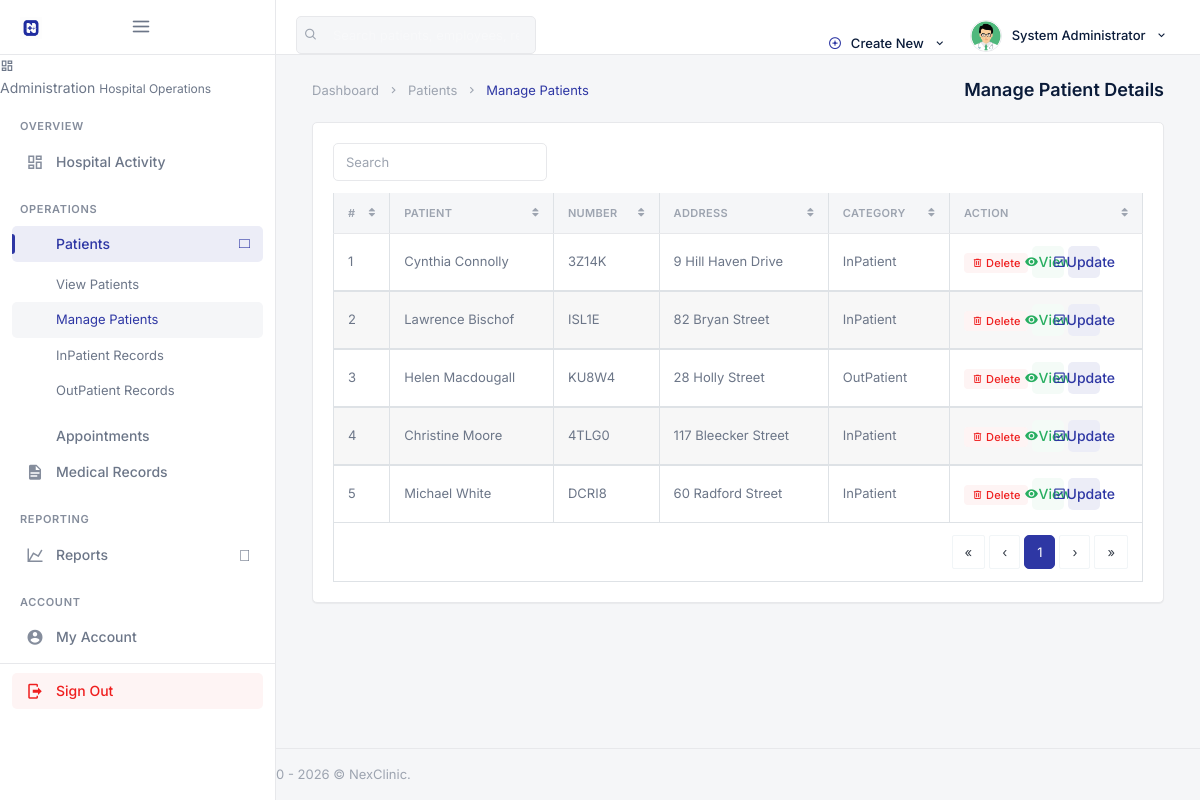
Page /backend/admin/clinical/his_admin_manage_patient.php (signed in) on the committed database.
### tables this page shows
CREATE TABLE `his_admin` (
  `ad_id` int(20) NOT NULL,
  `ad_fname` varchar(200) DEFAULT NULL,
  `ad_lname` varchar(200) DEFAULT NULL,
  `ad_email` varchar(200) DEFAULT NULL,
  `ad_pwd` varchar(200) DEFAULT NULL,
  `ad_dpic` varchar(200) DEFAULT NULL
);

CREATE TABLE `his_patients` (
  `pat_id` int(20) NOT NULL,
  `registered_by` int(20) DEFAULT NULL,
  `pat_fname` varchar(200) DEFAULT NULL,
  `pat_lname` varchar(200) DEFAULT NULL,
  `pat_sex` varchar(20) DEFAULT NULL,
  `pat_marital_status` varchar(40) DEFAULT NULL,
  `pat_religion` varchar(80) DEFAULT NULL,
  `pat_reg_hour` time DEFAULT NULL,
  `pat_dob` varchar(200) DEFAULT NULL,
  `pat_age` varchar(200) DEFAULT NULL,
  `pat_number` varchar(200) DEFAULT NULL,
  `efile_uuid` char(36) DEFAULT NULL,
  `pat_addr` varchar(200) DEFAULT NULL,
  `pat_village` varchar(200) DEFAULT NULL,
  `pat_division` varchar(200) DEFAULT NULL,
  `pat_subdivision` varchar(200) DEFAULT NULL,
  `pat_blood_group` varchar(10) DEFAULT NULL,
  `pat_phone` varchar(200) DEFAULT NULL,
  `pat_email` varchar(200) DEFAULT NULL,
  `pat_emergency_name` varchar(200) DEFAULT NULL,
  `pat_emergency_phone` varchar(40) DEFAULT NULL,
  `pat_type` varchar(200) DEFAULT NULL,
  `pat_date_joined` timestamp(6) NOT NULL DEFAULT CURRENT_TIMESTAMP(6) ON UPDATE CURRENT_TIMESTAMP(6),
  `pat_ailment` varchar(200) DEFAULT NULL,
  `pat_discharge_status` varchar(200) DEFAULT NULL
);

### backend/assets/inc/nex_paths.php (called while the page is built, shortened)
<?php
function nex_admin_base() {
    return isset($GLOBALS['nex_admin_base']) ? (string) $GLOBALS['nex_admin_base'] : '';
}
function nex_admin_url($path) {
    $path = ltrim((string) $path, '/');
    return nex_admin_base() . $path;
}

### backend/admin/clinical/his_admin_manage_patient.php (the view, shortened to what this page needs)
<?php
require __DIR__ . '/../_init.php';
?>
<!DOCTYPE html>
<html lang="en">
<?php include __DIR__ . '/../assets/inc/head.php';?>
    <body>
        <div id="wrapper">
                <?php include __DIR__ . '/../assets/inc/nav.php';?>
                <?php include __DIR__ . '/../assets/inc/sidebar.php';?>
            <div class="content-page">
                <div class="content">
                    <div class="container-fluid">
                        <div class="row">
                            <div class="col-12">
                                <div class="page-title-box">
                                    <div class="page-title-right">
                                        <ol class="breadcrumb m-0">
                                            <li class="breadcrumb-item"><a href="javascript: void(0);">Dashboard</a></li>
                                            <li class="breadcrumb-item"><a href="javascript: void(0);">Patients</a></li>
                                            <li class="breadcrumb-item active">Manage Patients</li>
                                        </ol>
                                    </div>
                                    <h4 class="page-title">Manage Patient Details</h4>
                                </div>
                            </div>
                        </div>
                        <div class="row">
                            <div class="col-12">
                                <div class="card-box">
                                    <div class="mb-2">
                                        <div class="row">
                                            <div class="col-12 text-sm-center form-inline" >
                                                <div class="form-group">
                                                    <input id="demo-foo-search" type="text" placeholder="Search" class="form-control form-control-sm" autocomplete="on">
                                                </div>
                                            </div>
                                        </div>
                                    </div>
                                    <div class="table-responsive">
                                        <table id="demo-foo-filtering" class="table table-bordered toggle-circle mb-0" data-page-size="7">
                                            <thead>
                                            <tr>
                                                <th>#</th>
                                                <th data-toggle="true">Patient</th>
                                                <th data-hide="phone">Number</th>
                                                <th data-hide="phone">Address</th>
                                                <th data-hide="phone">Category</th>
                                                <th data-hide="phone">Action</th>
                                            </tr>
                                            </thead>
                                            <?php
                                                $ret="SELECT * FROM  his_patients ORDER BY RAND() ";
                                                $stmt= $mysqli->prepare($ret) ;
                                                $stmt->execute() ;
                                                $res=$stmt->get_result();
                                                $cnt=1;
                                                while($row=$res->fetch_object())
                                                {
                                            ?>
                                                <tbody>
                                                <tr>
                                                    <td><?php echo escape_output($cnt); ?></td>
                                                    <td><?php echo escape_output($row->pat_fname); ?> <?php echo escape_output($row->pat_lname); ?></td>
                                                    <td><?php echo escape_output($row->pat_number); ?></td>
                                                    <td><?php echo escape_output($row->pat_addr); ?></td>
                                                    <td><?php echo escape_output($row->pat_type); ?></td>
                                                    <td>
                                                        <?php echo render_delete_button('delete', $row->pat_id); ?>
                                                        <a href="his_admin_view_single_patient.php?pat_id=<?php echo escape_output($row->pat_id); ?>&&pat_number=<?php echo escape_output($row->pat_number); ?>" class="badge badge-success"><i class="mdi mdi-eye"></i> View</a>
                                                        <a href="his_admin_update_single_patient.php?pat_id=<?php echo escape_output($row->pat_id); ?>" class="badge badge-primary"><i class="mdi mdi-check-box-outline "></i> Update</a>
                                                    </td>
                                                </tr>
                                                </tbody>
                                            <?php  $cnt = $cnt +1 ; }?>
                                            <tfoot>
                                            <tr class="active">
                                                <td colspan="8">
                                                    <div class="text-right">
                                                        <ul class="pagination pagination-rounded justify-content-end footable-pagination m-t-10 mb-0"></ul>
                                                    </div>
                                                </td>
                                            </tr>
                                            </tfoot>
                                        </table>
                                    </div>
                                </div>
                            </div>
                        </div>
                    </div>
                </div>
                 <?php include __DIR__ . '/../assets/inc/footer.php';?>
            </div>
        </div>
    </body>
</html>

### backend/admin/assets/inc/nav.php (shortened to what this page needs)
<?php
    $aid=$_SESSION['ad_id'];
    $ret="select * from his_admin where ad_id=?";
    $stmt= $mysqli->prepare($ret);
    $stmt->bind_param('i',$aid);
    $stmt->execute();
    $res=$stmt->get_result();
    while($row=$res->fetch_object())
    {
?>
    <div class="navbar-custom">
        <ul class="list-unstyled topnav-menu topnav-menu-left m-0">
            <li class="d-none d-lg-block">
                <form class="app-search" autocomplete="off">
                    <div class="app-search-box">
                        <button class="btn" type="button"><i class="fe-search"></i></button>
                        <input type="text" class="form-control" placeholder="Search patients, employees, records…">
                    </div>
                </form>
            </li>
        </ul>
        <div class="logo-box bg-black">
            <a href="<?php echo escape_output(nex_admin_url('his_admin_dashboard.php')); ?>" class="logo text-center">
                <span class="logo-lg">
                    <img src="<?php echo escape_output(nex_admin_url('assets/images/logo-dark.png')); ?>" alt="NexClinic" height="22">
                    <span class="ml-1 text-white font-weight-bold" style="font-size:14px;letter-spacing:-0.02em;">NexClinic</span>
                </span>
            </a>
            <button class="button-menu-mobile">
                <i class="fe-menu"></i>
            </button>
        </div>
        <ul class="list-unstyled topnav-menu float-right mb-0">
            <li class="dropdown notification-list d-none d-lg-block">
                <a class="nav-link dropdown-toggle waves-effect waves-light" data-toggle="dropdown" href="#" role="button" aria-haspopup="false" aria-expanded="false">
                    <i class="fe-plus-circle mr-1" style="color: var(--hms-primary);"></i>
                    Create New
                    <i class="mdi mdi-chevron-down ml-1"></i>
                </a>
            </li>
            <li class="dropdown notification-list">
                <a class="nav-link dropdown-toggle nav-user mr-0 waves-effect waves-light" data-toggle="dropdown" href="#" role="button" aria-haspopup="false" aria-expanded="false">
                    <img src="<?php echo escape_output(nex_admin_url('assets/images/users/' . $row->ad_dpic)); ?>" alt="User" class="rounded-circle">
                    <span class="pro-user-name ml-1 d-none d-lg-inline">
                        <?php echo escape_output($row->ad_fname); ?> <?php echo escape_output($row->ad_lname); ?>
                        <i class="mdi mdi-chevron-down ml-1"></i>
                    </span>
                </a>
            </li>
        </ul>
    </div>
<?php }?>

### backend/security.php (shortened to what this page needs)
<?php
function escape_output($string) {
    return htmlspecialchars((string) $string, ENT_QUOTES, 'UTF-8');
}
function generate_csrf_token() {
    return $_SESSION['csrf_token'];
}
function render_delete_button($post_key, $id_value, $confirm_message = 'Delete this record?') {
    $token = escape_output(generate_csrf_token());
    $id = escape_output((string) $id_value);
    $key = escape_output($post_key);
    $confirm = escape_output($confirm_message);
    return '<form method="post" class="d-inline" onsubmit="return confirm(\'' . $confirm . '\');">'
        . '<input type="hidden" name="csrf_token" value="' . $token . '">'
        . '<input type="hidden" name="' . $key . '" value="' . $id . '">'
        . '<button type="submit" class="badge badge-danger border-0"><i class="mdi mdi-trash-can-outline"></i> Delete</button>'
        . '</form>';
}

### rows in the picture
his_admin: ad_dpic (picture), ad_fname "System", ad_lname "Administrator"
his_patients: pat_fname "Cynthia", pat_lname "Connolly", pat_number "3Z14K", pat_addr "9 Hill Haven Drive", pat_type "InPatient"
his_patients: cnt "2", pat_fname "Lawrence", pat_lname "Bischof", pat_number "ISL1E", pat_addr "82 Bryan Street", pat_type "InPatient"
his_patients: cnt "3", pat_fname "Helen", pat_lname "Macdougall", pat_number "KU8W4", pat_addr "28 Holly Street", pat_type "OutPatient"
his_patients: cnt "4", pat_fname "Christine", pat_lname "Moore", pat_number "4TLG0", pat_addr "117 Bleecker Street", pat_type "InPatient"
his_patients: cnt "5", pat_fname "Michael", pat_lname "White", pat_number "DCRI8", pat_addr "60 Radford Street", pat_type "InPatient"

### other values in the picture
escape_output($nex_ws_meta['label']) "Administration"
escape_output($nex_ws_meta['tagline']) "Hospital Operations"
escape_output($section['title']) "OVERVIEW"
escape_output($item['label']) "Hospital Activity"
escape_output($section['title']) "OPERATIONS"
escape_output($item['label']) "Patients"
escape_output($child['label']) "View Patients"
escape_output($child['label']) "Manage Patients"
escape_output($child['label']) "InPatient Records"
escape_output($child['label']) "OutPatient Records"
escape_output($item['label']) "Appointments"
escape_output($item['label']) "Medical Records"
escape_output($section['title']) "REPORTING"
escape_output($item['label']) "Reports"
escape_output($section['title']) "ACCOUNT"
